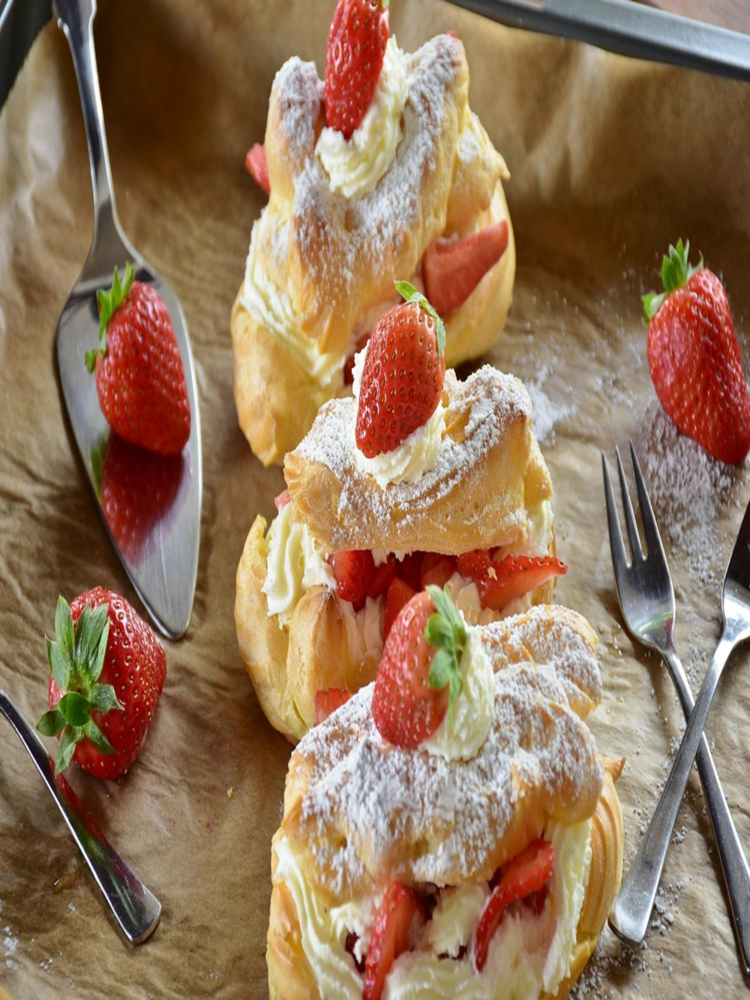
#> input picture vision.jpg, 1500 x 2000 px (shown at 1/2 size)
$ python prueba_foto.py
#> lines starting #> are read from the running program, lines starting #| are printed output that depends on the picture
### foto.py
from error import DimensionError
from PIL import Image

class Foto:
    MAX = 2500  # Dimensión máxima permitida para la foto

    def __init__(self, ancho: int, alto: int, ruta: str) -> None:
#> called with ancho = 3000, alto = 2000, ruta = 'vision.jpg'
        self.__ancho = None
        self.__alto = None
        self.ruta = ruta
        self.image = Image.open(ruta)  # Abre la imagen usando PIL
#> self.image is the input picture: PIL image 1500x2000 RGB; mean R, G, B 146.2, 115.7, 88.7
        self.ancho = ancho  # Utiliza el setter para validar y asignar el ancho
        self.alto = alto  # Utiliza el setter para validar y asignar el alto

    @property
    def ancho(self) -> int:
        return self.__ancho

    @ancho.setter
    def ancho(self, ancho: int) -> None:
        # Verifica si el nuevo ancho supera el máximo permitido
        if ancho > Foto.MAX:
            raise DimensionError("Ancho no permitido.", ancho, Foto.MAX)
        # Verifica si el nuevo ancho es menor que 1
        elif ancho < 1:
            raise DimensionError("Ancho debe ser mayor a 0.", ancho)
        else:
            self.__ancho = ancho  # Asigna el nuevo valor al atributo privado
            self._resize_image()  # Redimensiona la imagen a los nuevos valores

    @property
    def alto(self) -> int:
        return self.__alto

    @alto.setter
    def alto(self, alto: int) -> None:
        # Verifica si el nuevo alto supera el máximo permitido
        if alto > Foto.MAX:
            raise DimensionError("Alto no permitido.", alto, Foto.MAX)
        # Verifica si el nuevo alto es menor que 1
        elif alto < 1:
            raise DimensionError("Alto debe ser mayor a 0.", alto)
        else:
            self.__alto = alto  # Asigna el nuevo valor al atributo privado
            self._resize_image()  # Redimensiona la imagen a los nuevos valores

    def _resize_image(self):
        # Redimensiona la imagen a los nuevos valores de ancho y alto
        if self.__ancho and self.__alto:
            # Cambia el tamaño de la imagen utilizando los nuevos valores
            self.image = self.image.resize((self.__ancho, self.__alto))
            # Guarda la imagen redimensionada en la misma ruta
            self.image.save(self.ruta)

### error.py
class Error(Exception):
    """Clase base para excepciones"""
    pass

class DimensionError(Error):
    def __init__(self, mensaje: str, dimension: int = None, maximo: int = None) -> None:
        super().__init__(mensaje)  # Inicializa la clase base con el mensaje de error
        self.mensaje = mensaje  # Mensaje descriptivo del error
        self.dimension = dimension  # Dimensión que causó el error
        self.maximo = maximo  # Valor máximo permitido para la dimensión

    def __str__(self) -> str:
        if self.dimension is None and self.maximo is None:
            return super().__str__()  # Usa la representación por defecto
        else:
            ret = self.mensaje
            if self.dimension is not None:
                ret += f" Se ingresó dimensión {self.dimension}."
            if self.maximo is not None:
                ret += f" El valor máximo permitido es {self.maximo}."
            return ret

### prueba_foto.py
from foto import Foto
from error import DimensionError

# Inicializamos 'foto' con None para asegurarnos de que esté definida
foto = None

# Prueba 1: Intentamos crear una foto con un ancho demasiado grande
try:
    foto = Foto(3000, 2000, "vision.jpg")
except DimensionError as e:
    print(e)
    # Inicializamos 'foto' con valores válidos para continuar
    foto = Foto(1000, 1000, "vision.jpg")
#> in _resize_image (call 2), `self.image = self.image.resize((self.__ancho, self.__alto))`:
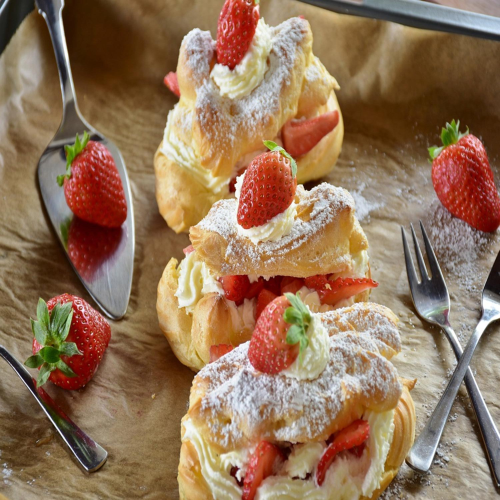
#> self.image: PIL image 1000x1000 RGB (shown at 1/2 size); mean R, G, B 146.2, 115.7, 88.7

# Prueba 2: Intentamos establecer un alto inválido (demasiado pequeño)
try:
    foto.alto = -1
except DimensionError as e:
    print(e)

# Prueba 3: Intentamos crear una foto con un alto demasiado grande
try:
    foto = Foto(1000, 3000, "vision.jpg")
except DimensionError as e:
    print(e)

# Prueba 4: Intentamos establecer un ancho inválido (demasiado pequeño)
try:
    foto.ancho = 0
except DimensionError as e:
    print(e)

# Prueba 5: Establecemos valores válidos para alto y ancho
try:
    foto.ancho = 1500
#> in _resize_image (call 4), `self.image = self.image.resize((self.__ancho, self.__alto))`:
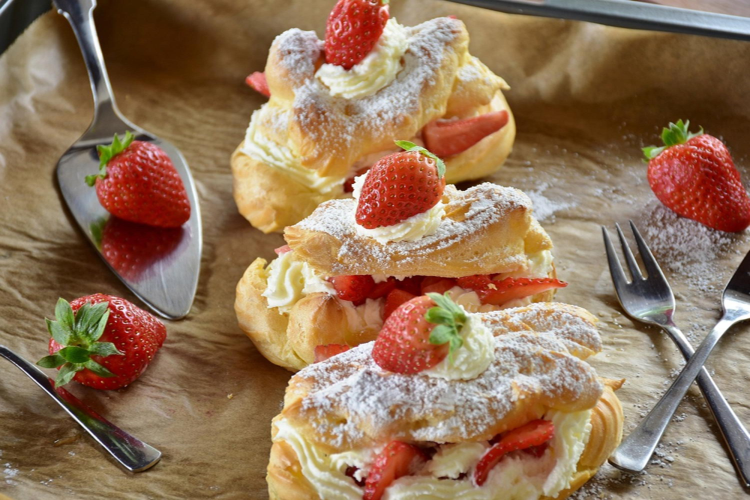
#> self.image: PIL image 1500x1000 RGB (shown at 1/2 size); mean R, G, B 146.2, 115.7, 88.7
    foto.alto = 2000
    print(f"Ancho y alto establecidos correctamente: {foto.ancho}x{foto.alto}")
except DimensionError as e:
    print(e)
